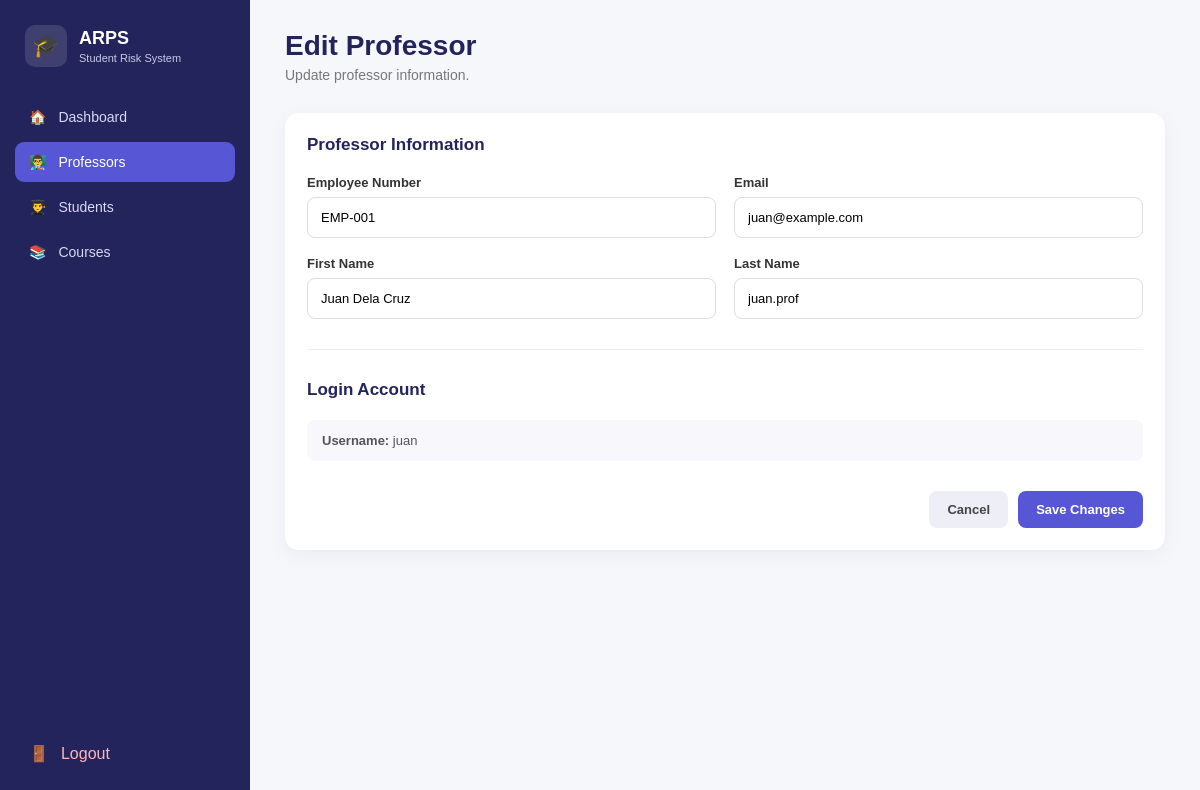
The app's page /professors/edit/1 (signed in) with its own data.
### tables this page shows
CREATE TABLE professors (
            professor_id INTEGER PRIMARY KEY AUTOINCREMENT,
            user_id INTEGER UNIQUE,
            employee_number TEXT UNIQUE NOT NULL,
            first_name TEXT NOT NULL,
            last_name TEXT NOT NULL,
            email TEXT UNIQUE,
            FOREIGN KEY (user_id)
                REFERENCES users(user_id)
                ON DELETE CASCADE
        );

CREATE TABLE users (
            user_id INTEGER PRIMARY KEY AUTOINCREMENT,
            username TEXT UNIQUE NOT NULL,
            password TEXT NOT NULL,
            role TEXT NOT NULL CHECK (
                role IN ('admin', 'professor', 'student')
            ),
            created_at TIMESTAMP DEFAULT CURRENT_TIMESTAMP
        );

### app.py (the view, shortened to what this page needs)
@app.route(
    "/professors/edit/<int:professor_id>",
    methods=["GET", "POST"]
)
def edit_professor(professor_id):
    if "user_id" not in session:
        return redirect(url_for("login"))
    if session["role"] != "admin":
        return redirect(url_for("dashboard"))
    connection = get_db_connection()
    try:
        cursor = connection.cursor()
        cursor.execute("""
            SELECT
                professors.*,
                users.username
            FROM professors

            LEFT JOIN users
                ON professors.user_id = users.user_id

            WHERE professors.professor_id = ?
        """, (professor_id,))
        professor = cursor.fetchone()
        if not professor:
            return "Professor not found.", 404
        return render_template(
            "edit_professor.html",
            professor=professor
        )
    finally:
        connection.close()

### database.py (called while the page is built)
def get_db_connection():
    connection = sqlite3.connect(DATABASE)
    connection.row_factory = sqlite3.Row
    connection.execute("PRAGMA foreign_keys = ON")
    return connection

### templates/edit_professor.html (shortened to what this page needs)
<!DOCTYPE html>
<html lang="en">
<head>
    <link rel="stylesheet"
          href="{{ url_for('static', filename='css/style.css') }}">
</head>
<body class="dashboard-page">
<div class="dashboard-layout">
    <aside class="sidebar">
        <div class="brand">
            <div class="brand-icon">🎓</div>
            <div>
                <strong>ARPS</strong>
                <small>Student Risk System</small>
            </div>
        </div>
        <nav class="sidebar-nav">
            <a href="{{ url_for('dashboard') }}"
               class="nav-item">
                🏠
                <span>Dashboard</span>
            </a>
            <a href="{{ url_for('professors') }}"
               class="nav-item active">
                👨‍🏫
                <span>Professors</span>
            </a>
            <a href="#" class="nav-item">
                👨‍🎓
                <span>Students</span>
            </a>
            <a href="#" class="nav-item">
                📚
                <span>Courses</span>
            </a>
        </nav>
        <a href="{{ url_for('logout') }}"
           class="logout-button">
            🚪
            <span>Logout</span>
        </a>
    </aside>
    <main class="main-content">
        <header class="topbar">
            <div>
                <h1>Edit Professor</h1>
                <p>
                    Update professor information.
                </p>
            </div>
        </header>
        <section class="dashboard-card form-card">
            <form method="POST">
                <h2>Professor Information</h2>
                <div class="form-grid">
                    <div class="form-group">
                        <label>
                            Employee Number
                        </label>
                        <input
                            type="text"
                            name="employee_number"
                            value="{{ professor['employee_number'] }}"
                            required>
                    </div>
                    <div class="form-group">
                        <label>
                            Email
                        </label>
                        <input
                            type="email"
                            name="email"
                            value="{{ professor['email'] or '' }}">
                    </div>
                    <div class="form-group">
                        <label>
                            First Name
                        </label>
                        <input
                            type="text"
                            name="first_name"
                            value="{{ professor['first_name'] }}"
                            required>
                    </div>
                    <div class="form-group">
                        <label>
                            Last Name
                        </label>
                        <input
                            type="text"
                            name="last_name"
                            value="{{ professor['last_name'] }}"
                            required>
                    </div>
                </div>
                <div class="form-divider"></div>
                <h2>Login Account</h2>
                <div class="account-info">
                    <strong>
                        Username:
                    </strong>
                    {{ professor['username'] }}
                </div>
                <div class="form-actions">
                    <a
                        href="{{ url_for('professors') }}"
                        class="secondary-button">
                        Cancel
                    </a>
                    <button
                        type="submit"
                        class="primary-button">
                        Save Changes
                    </button>
                </div>
            </form>
        </section>
    </main>
</div>
</body>
</html>

### static/css/style.css (style rules this page uses)
* { box-sizing: border-box; margin: 0; padding: 0; }
body { font-family: Arial, Helvetica, sans-serif; }
.form-group { text-align: left; margin-bottom: 20px; }
.form-group label { display: block; margin-bottom: 8px; color: #333; font-size: 14px; font-weight: 600; }
.form-group input { width: 100%; padding: 13px 15px; border: 1px solid #ddd; border-radius: 9px; font-size: 14px; outline: none; transition: 0.2s; }
.dashboard-page { min-height: 100vh; background: #f6f7fb; color: #24245c; }
.dashboard-layout { display: flex; min-height: 100vh; }
.sidebar { width: 250px; background: #24245c; color: white; display: flex; flex-direction: column; padding: 25px 15px; position: fixed; left: 0; top: 0; bottom: 0; }
.brand { display: flex; align-items: center; gap: 12px; padding: 0 10px 30px; }
.brand-icon { width: 42px; height: 42px; background: rgba(255,255,255,0.12); border-radius: 10px; display: flex; align-items: center; justify-content: center; font-size: 22px; }
.brand strong { display: block; font-size: 18px; }
.brand small { display: block; color: #c9c9e8; font-size: 11px; margin-top: 3px; }
.sidebar-nav { display: flex; flex-direction: column; gap: 5px; }
.nav-item { color: #d8d8f2; text-decoration: none; display: flex; align-items: center; gap: 12px; padding: 12px 14px; border-radius: 9px; font-size: 14px; transition: 0.2s; }
.nav-item:hover, .nav-item.active { background: #5757d6; color: white; }
.logout-button { margin-top: auto; color: #ffb5b5; text-decoration: none; display: flex; align-items: center; gap: 12px; padding: 12px 14px; border-radius: 9px; }
.main-content { margin-left: 250px; width: calc(100% - 250px); padding: 30px 35px; }
.topbar { display: flex; justify-content: space-between; align-items: center; margin-bottom: 30px; }
.topbar h1 { font-size: 28px; margin-bottom: 5px; }
.topbar p { color: #777; font-size: 14px; }
.dashboard-card { background: white; border-radius: 14px; padding: 22px; box-shadow: 0 5px 20px rgba(30,30,80,0.05); }
.primary-button { display: inline-flex; align-items: center; justify-content: center; padding: 11px 18px; background: #5757d6; color: white; border: none; border-radius: 8px; text-decoration: none; font-size: 13px; font-weight: bold; cursor: pointer; transition: 0.2s; }
.secondary-button { display: inline-flex; align-items: center; justify-content: center; padding: 11px 18px; background: #eeeeF7; color: #444; border: none; border-radius: 8px; text-decoration: none; font-size: 13px; font-weight: bold; cursor: pointer; }
.form-card { max-width: 900px; }
.form-card h2 { font-size: 17px; margin-bottom: 20px; }
.form-grid { display: grid; grid-template-columns: repeat(2, 1fr); gap: 18px; }
.form-card .form-group { margin-bottom: 0; }
.form-card .form-group label { display: block; margin-bottom: 7px; font-size: 13px; font-weight: 600; }
.form-card .form-group input { width: 100%; padding: 12px 13px; border: 1px solid #ddd; border-radius: 8px; font-size: 13px; outline: none; }
.form-divider { height: 1px; background: #eeeeee; margin: 30px 0; }
.form-actions { display: flex; justify-content: flex-end; gap: 10px; margin-top: 30px; }
.account-info { background: #f7f7fc; padding: 13px 15px; border-radius: 8px; font-size: 13px; color: #555; }

### records on screen
professors: employee_number "EMP-001", email "juan@example.com", first_name "Juan Dela Cruz", last_name "juan.prof"
users: username "juan"
